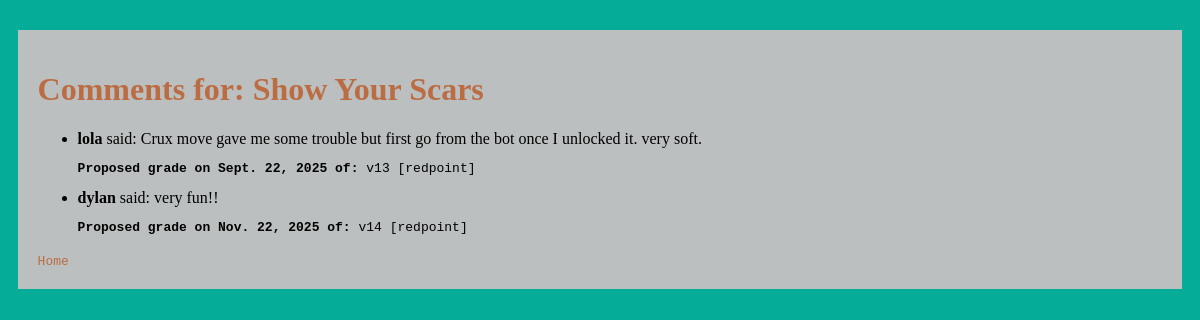
The page /comments/5/ on the database its author committed.
### logbookApp/models.py (models this page shows, shortened)
class Climb(models.Model):
    AREAS = [
        ("lcc", "Little Cottonwood Canyon"),
        ("o", "Ogden")
    ]
    name = models.CharField(max_length=100)
    grade = models.CharField(max_length=10)
    area = models.CharField(max_length=3, choices=AREAS, default="lcc")
    description = models.TextField(blank=True)

class Ascent(models.Model):
    TYPE =[
        ("o", "onsight"),
        ("f", "flash"),
        ("r", "redpoint")
    ]
    climb = models.ForeignKey(Climb, on_delete=models.CASCADE)
    user = models.ForeignKey(User, on_delete=models.CASCADE)
    proposedGrade = models.CharField(max_length=10)
    type = models.CharField(max_length=1 ,choices=TYPE)
    date = models.DateField()
    comment = models.TextField(blank=True, null=True)

### logbookApp/views.py (the view)
# urls.py: path("comments/<int:climb_id>/", views.comments_view, name="comments"),
def comments_view(request, climb_id):
    climb = Climb.objects.get(id=climb_id)
    comments = Ascent.objects.filter(climb_id=climb_id).exclude(comment="")
    context = {"climb": climb, "comments": comments}
    return render(request, "logbookApp/comments.html", context)

### logbookApp/templates/logbookApp/comments.html
{% extends "logbookApp/base.html" %} {% block content %}
<div class="main-container">
  <h1>Comments for: {{climb.name}}</h1>
  <ul>
    {% if comments|length == 0 %}
    <p>No comments to show...</p>
    {% else %} {% for comment in comments %}
    <li>
      <strong>{{comment.user.username}}</strong> said: {{comment.comment}}
    </li>
    <pre><strong>Proposed grade on {{comment.date}} of: </strong>{{comment.proposedGrade}} [{{comment.get_type_display}}]</pre>
    {% endfor %} {%endif%}
  </ul>
  <a href="{% url 'home' %}">Home</a>
</div>
{% endblock %}

### logbookApp/static/logbookApp/css/style.css (style rules this page uses)
body { background-color: #05AD98; }
.main-container { background-color: #BBBFBF; width: 95%; margin: auto; margin-top: 30px; padding: 20px; }
.main-container h1 { color: #BB6C43; }
.main-container a { font-family: monospace; color: #BB6C43; text-decoration: none; }

### rows shown on the page
Climb: name "Show Your Scars"
Ascent: user.username "lola", comment "Crux move gave me some trouble but first go from the bot once I unlocked it. very soft.", date "Sept. 22, 2025", proposedGrade "v13", type "redpoint"
Ascent: user.username "dylan", comment "very fun!!", date "Nov. 22, 2025", proposedGrade "v14", type "redpoint"
